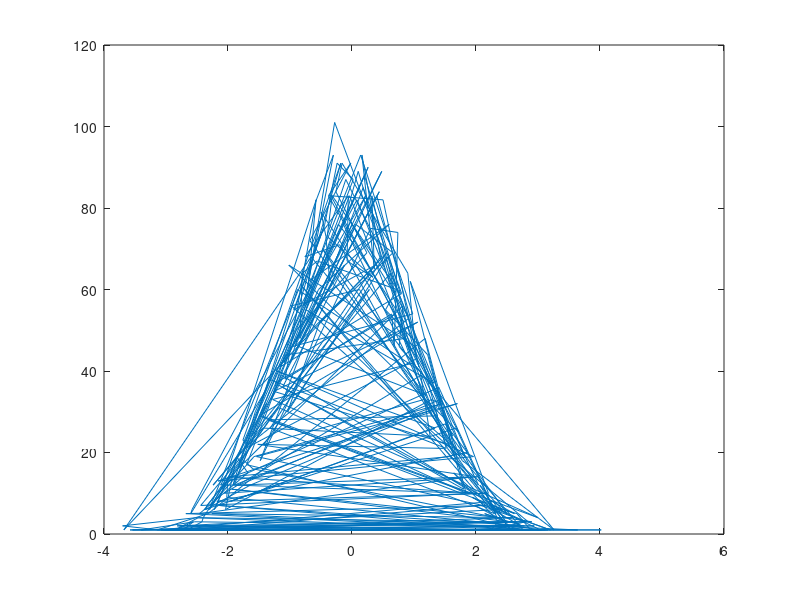

The MATLAB script that drew this image:
clc;clear;close all;

for i=1:1:10000,
   total(i) = sum(randi([0 1],1,10000).*2 - 1)/100;
end
mean(total)
var(total)

table = tabulate(total);
plot(table(:,1),table(:,2));